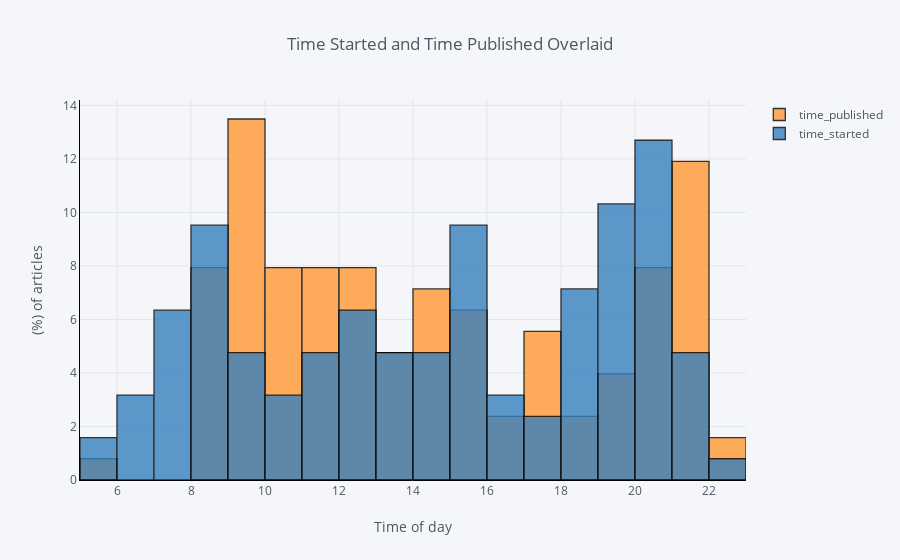

Notebook cell for this chart:
### Markdown cell above
## Overlaid Histogram

If we prefer the bars to be laid over one another, we specify the `barmode` to be `overlay`.

### Code cell
df[['time_published', 'time_started']].iplot(
    kind='hist',
    bins=24,
    linecolor='black',
    opacity=0.8,
    histnorm='percent',
    barmode='overlay',
    xTitle='Time of day',
    yTitle='(%) of articles',
    title='Time Started and Time Published Overlaid')

### Figure 1 — Plotly figure (JSON) as saved in the notebook; plotly's stock layout.template omitted (floating-point values rounded to 4 significant figures)
{"data": [{"histfunc": "count", "histnorm": "percent", "marker": {"color": "rgba(255, 153, 51, 1.0)", "line": {"color": "#000000", "width": 1.3}}, "name": "time_published", "nbinsx": 24, "opacity": 0.8, "orientation": "v", "type": "histogram", "uid": "9232a174-c216-4dee-ba0e-b5ea2209f8a4", "x": [14.42, 22.03, 12.92, 9.133, 8.85, 21.15, 17.9, 21.28, 17.83, 14.35, 14.4, 12.97, 12.97, 19.97, 15.28, 17.05, 14.03, 17.1, 15.15, 15.07, 10.33, 11.33, 11.37, 18.85, 13.75, 20.25, 20.62, 9.75, 16.97, 21.82, 20.8, 9.85, 15.4, 19.7, 8.917, 15.5, 20.27, 14.37, 18.45, 20.28, 8.667, 11.68, 9.433, 9.2, 9.15, 22.48, 18.95, 11.45, 12.82, 9.55, 11.17, 16.27, 10.48, 9.783, 12.73, 8.6, 14.2, 20.63, 13.52, 13.57, 15.45, 11.07, 12.55, 9.567, 9.8, 14.27, 11.65, 10.02, 20.58, 10.2, 8.433, 8.55, 11.07, 8.95, 9.583, 9.067, 5.883, 14.72, 19.82, 9.8, 9.85, 19.13, 12.73, 17.45, 9.433, 10.52, 17.92, 10.43, 13.68, 21.07, 13.17, 12.52, 10.43, 15.53, 20.73, 21.5, 10.23, 10.28, 9, 8.583, 21.9, 19.95, 13.42, 10.38, 11.83, 16.27, 14.68, 21.27, 12.65, 21.05, 20.07, 20.38, 15.47, 21.37, 21.4, 21.42, 21.43, 21.43, 21.45, 8, 12.52, 11.6, 17.88, 8.25, 9.483, 21.07]}, {"histfunc": "count", "histnorm": "percent", "marker": {"color": "rgba(55, 128, 191, 1.0)", "line": {"color": "#000000", "width": 1.3}}, "name": "time_started", "nbinsx": 24, "opacity": 0.8, "orientation": "v", "type": "histogram", "uid": "4adecfee-3ebd-4f1d-b05a-24df9e221d25", "x": [14.4, 22.03, 12, 18.35, 20.3, 19.12, 11.52, 20.82, 9.1, 20.07, 15.23, 11.33, 13.03, 6.967, 12.62, 15.78, 20.72, 15.3, 14.02, 13.55, 6.1, 15.18, 19.47, 18.78, 18.8, 21.63, 13.3, 20.73, 17.38, 12.43, 8.75, 8.067, 10.7, 18.27, 7.267, 18.45, 15.78, 21.08, 19.8, 18.37, 20.53, 7.6, 20.63, 7.817, 20.63, 7.3, 8.25, 19.1, 7.783, 20.63, 14.53, 12.37, 12.67, 12.37, 21.35, 9.55, 20.1, 9.967, 19.95, 11.03, 13.03, 19.45, 13.63, 13.98, 9.6, 12.13, 18.18, 6.85, 18.2, 16.28, 10.92, 16, 19.12, 19.93, 7.033, 11.18, 20.47, 15.3, 19.02, 12.02, 9.217, 8.667, 20.02, 15.45, 14.9, 5.467, 10.85, 20.07, 14.35, 19.87, 5.05, 16.35, 6.983, 20.22, 21.15, 8.4, 15.68, 15.28, 10.38, 11.3, 20.2, 17.12, 17.78, 15.72, 21.28, 19.85, 19.85, 19.17, 7.867, 18.8, 8.717, 15.43, 14.75, 8.25, 8.367, 8.283, 8.333, 8.317, 8.35, 7.333, 15.48, 11.68, 16.93, 20.15, 9.95, 21.6]}], "layout": {"barmode": "overlay", "legend": {"bgcolor": "#F5F6F9", "font": {"color": "#4D5663"}}, "paper_bgcolor": "#F5F6F9", "plot_bgcolor": "#F5F6F9", "title": {"font": {"color": "#4D5663"}, "text": "Time Started and Time Published Overlaid"}, "xaxis": {"gridcolor": "#E1E5ED", "linecolor": "black", "showgrid": true, "tickfont": {"color": "#4D5663"}, "title": {"font": {"color": "#4D5663"}, "text": "Time of day"}, "zerolinecolor": "#E1E5ED"}, "yaxis": {"gridcolor": "#E1E5ED", "linecolor": "black", "showgrid": true, "tickfont": {"color": "#4D5663"}, "title": {"font": {"color": "#4D5663"}, "text": "(%) of articles"}, "zerolinecolor": "#E1E5ED"}}}
